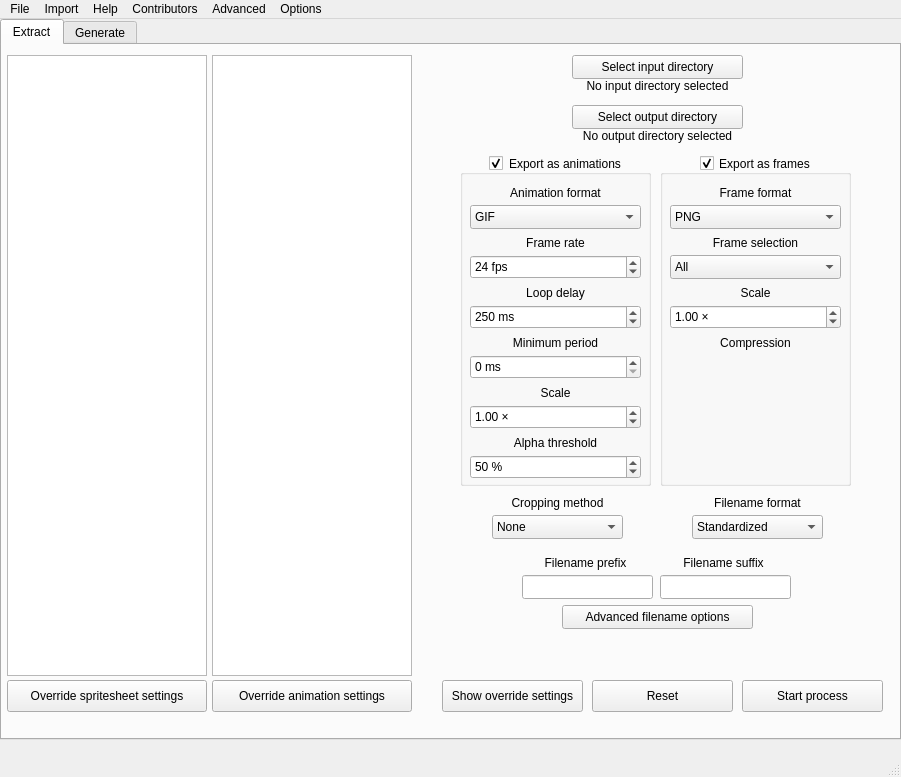
<?xml version="1.0" encoding="UTF-8"?>
<ui version="4.0">
 <class>MainWindow</class>
 <widget class="QMainWindow" name="MainWindow">
  <property name="geometry">
   <rect>
    <x>0</x>
    <y>0</y>
    <width>901</width>
    <height>777</height>
   </rect>
  </property>
  <property name="windowTitle">
   <string>MainWindow</string>
  </property>
  <widget class="QWidget" name="centralwidget">
   <widget class="QTabWidget" name="tools_tab">
    <property name="geometry">
     <rect>
      <x>0</x>
      <y>0</y>
      <width>901</width>
      <height>721</height>
     </rect>
    </property>
    <property name="statusTip">
     <string/>
    </property>
    <property name="tabPosition">
     <enum>QTabWidget::TabPosition::North</enum>
    </property>
    <property name="currentIndex">
     <number>0</number>
    </property>
    <property name="elideMode">
     <enum>Qt::TextElideMode::ElideLeft</enum>
    </property>
    <property name="documentMode">
     <bool>false</bool>
    </property>
    <widget class="QWidget" name="tool_extract">
     <property name="statusTip">
      <string>Extract frames from TextureAtlases. Extraction supports exporting as frames or animations.</string>
     </property>
     <attribute name="title">
      <string>Extract</string>
     </attribute>
     <widget class="QListView" name="listbox_png">
      <property name="geometry">
       <rect>
        <x>5</x>
        <y>10</y>
        <width>200</width>
        <height>621</height>
       </rect>
      </property>
      <property name="statusTip">
       <string>List of all spritesheets to extract</string>
      </property>
      <property name="isWrapping" stdset="0">
       <bool>false</bool>
      </property>
     </widget>
     <widget class="QListView" name="listbox_data">
      <property name="geometry">
       <rect>
        <x>210</x>
        <y>10</y>
        <width>200</width>
        <height>621</height>
       </rect>
      </property>
      <property name="statusTip">
       <string>List of all the animations of the currently selected spritesheet</string>
      </property>
     </widget>
     <widget class="QPushButton" name="input_button">
      <property name="geometry">
       <rect>
        <x>570</x>
        <y>10</y>
        <width>171</width>
        <height>24</height>
       </rect>
      </property>
      <property name="text">
       <string>Select input directory</string>
      </property>
     </widget>
     <widget class="QPushButton" name="output_button">
      <property name="geometry">
       <rect>
        <x>570</x>
        <y>60</y>
        <width>171</width>
        <height>24</height>
       </rect>
      </property>
      <property name="text">
       <string>Select output directory</string>
      </property>
     </widget>
     <widget class="QLabel" name="input_dir_label">
      <property name="geometry">
       <rect>
        <x>430</x>
        <y>30</y>
        <width>451</width>
        <height>21</height>
       </rect>
      </property>
      <property name="frameShape">
       <enum>QFrame::Shape::NoFrame</enum>
      </property>
      <property name="frameShadow">
       <enum>QFrame::Shadow::Plain</enum>
      </property>
      <property name="text">
       <string>No input directory selected</string>
      </property>
      <property name="textFormat">
       <enum>Qt::TextFormat::PlainText</enum>
      </property>
      <property name="alignment">
       <set>Qt::AlignmentFlag::AlignCenter</set>
      </property>
     </widget>
     <widget class="QLabel" name="output_dir_label">
      <property name="geometry">
       <rect>
        <x>430</x>
        <y>80</y>
        <width>451</width>
        <height>21</height>
       </rect>
      </property>
      <property name="frameShape">
       <enum>QFrame::Shape::NoFrame</enum>
      </property>
      <property name="frameShadow">
       <enum>QFrame::Shadow::Plain</enum>
      </property>
      <property name="text">
       <string>No output directory selected</string>
      </property>
      <property name="textFormat">
       <enum>Qt::TextFormat::PlainText</enum>
      </property>
      <property name="alignment">
       <set>Qt::AlignmentFlag::AlignCenter</set>
      </property>
     </widget>
     <widget class="QGroupBox" name="animation_export_group">
      <property name="geometry">
       <rect>
        <x>458</x>
        <y>110</y>
        <width>191</width>
        <height>331</height>
       </rect>
      </property>
      <property name="statusTip">
       <string>Animation export settings</string>
      </property>
      <property name="layoutDirection">
       <enum>Qt::LayoutDirection::LeftToRight</enum>
      </property>
      <property name="title">
       <string>Export as animations</string>
      </property>
      <property name="alignment">
       <set>Qt::AlignmentFlag::AlignCenter</set>
      </property>
      <property name="flat">
       <bool>false</bool>
      </property>
      <property name="checkable">
       <bool>true</bool>
      </property>
      <property name="checked">
       <bool>true</bool>
      </property>
      <widget class="QComboBox" name="animation_format_combobox">
       <property name="geometry">
        <rect>
         <x>10</x>
         <y>50</y>
         <width>171</width>
         <height>24</height>
        </rect>
       </property>
       <property name="statusTip">
        <string>Sets the format of animated images</string>
       </property>
       <property name="editable">
        <bool>false</bool>
       </property>
       <property name="currentIndex">
        <number>0</number>
       </property>
       <property name="maxVisibleItems">
        <number>5</number>
       </property>
       <property name="sizeAdjustPolicy">
        <enum>QComboBox::SizeAdjustPolicy::AdjustToContentsOnFirstShow</enum>
       </property>
       <property name="placeholderText">
        <string/>
       </property>
       <property name="frame">
        <bool>true</bool>
       </property>
       <property name="modelColumn">
        <number>0</number>
       </property>
       <item>
        <property name="text">
         <string>GIF</string>
        </property>
       </item>
       <item>
        <property name="text">
         <string>WebP</string>
        </property>
       </item>
       <item>
        <property name="text">
         <string>APNG</string>
        </property>
       </item>
       <item>
        <property name="text">
         <string>Custom FFMPEG</string>
        </property>
       </item>
      </widget>
      <widget class="QLabel" name="animation_format_label">
       <property name="geometry">
        <rect>
         <x>40</x>
         <y>30</y>
         <width>111</width>
         <height>16</height>
        </rect>
       </property>
       <property name="text">
        <string>Animation format</string>
       </property>
       <property name="alignment">
        <set>Qt::AlignmentFlag::AlignCenter</set>
       </property>
       <property name="indent">
        <number>0</number>
       </property>
      </widget>
      <widget class="QSpinBox" name="frame_rate_entry">
       <property name="geometry">
        <rect>
         <x>10</x>
         <y>100</y>
         <width>171</width>
         <height>24</height>
        </rect>
       </property>
       <property name="statusTip">
        <string>Sets the playback rate of animated images</string>
       </property>
       <property name="correctionMode">
        <enum>QAbstractSpinBox::CorrectionMode::CorrectToNearestValue</enum>
       </property>
       <property name="showGroupSeparator" stdset="0">
        <bool>false</bool>
       </property>
       <property name="suffix">
        <string> fps</string>
       </property>
       <property name="prefix">
        <string/>
       </property>
       <property name="minimum">
        <number>1</number>
       </property>
       <property name="maximum">
        <number>1000</number>
       </property>
       <property name="value">
        <number>24</number>
       </property>
      </widget>
      <widget class="QSpinBox" name="loop_delay_entry">
       <property name="geometry">
        <rect>
         <x>10</x>
         <y>150</y>
         <width>171</width>
         <height>24</height>
        </rect>
       </property>
       <property name="statusTip">
        <string>Time to wait before looping the animation</string>
       </property>
       <property name="suffix">
        <string> ms</string>
       </property>
       <property name="maximum">
        <number>10000</number>
       </property>
       <property name="value">
        <number>250</number>
       </property>
       <property name="displayIntegerBase">
        <number>10</number>
       </property>
      </widget>
      <widget class="QSpinBox" name="min_period_entry">
       <property name="geometry">
        <rect>
         <x>10</x>
         <y>200</y>
         <width>171</width>
         <height>24</height>
        </rect>
       </property>
       <property name="statusTip">
        <string>Forces animated images to be played for at least the set amount of time.</string>
       </property>
       <property name="suffix">
        <string> ms</string>
       </property>
       <property name="maximum">
        <number>10000</number>
       </property>
      </widget>
      <widget class="QLabel" name="frame_rate_label">
       <property name="geometry">
        <rect>
         <x>40</x>
         <y>80</y>
         <width>111</width>
         <height>16</height>
        </rect>
       </property>
       <property name="text">
        <string>Frame rate</string>
       </property>
       <property name="alignment">
        <set>Qt::AlignmentFlag::AlignCenter</set>
       </property>
      </widget>
      <widget class="QLabel" name="loop_delay_label">
       <property name="geometry">
        <rect>
         <x>40</x>
         <y>130</y>
         <width>111</width>
         <height>16</height>
        </rect>
       </property>
       <property name="text">
        <string>Loop delay</string>
       </property>
       <property name="alignment">
        <set>Qt::AlignmentFlag::AlignCenter</set>
       </property>
      </widget>
      <widget class="QLabel" name="min_period_label">
       <property name="geometry">
        <rect>
         <x>40</x>
         <y>180</y>
         <width>111</width>
         <height>16</height>
        </rect>
       </property>
       <property name="text">
        <string>Minimum period</string>
       </property>
       <property name="alignment">
        <set>Qt::AlignmentFlag::AlignCenter</set>
       </property>
      </widget>
      <widget class="QLabel" name="scale_label">
       <property name="geometry">
        <rect>
         <x>40</x>
         <y>230</y>
         <width>111</width>
         <height>16</height>
        </rect>
       </property>
       <property name="text">
        <string>Scale</string>
       </property>
       <property name="alignment">
        <set>Qt::AlignmentFlag::AlignCenter</set>
       </property>
      </widget>
      <widget class="QLabel" name="threshold_label">
       <property name="geometry">
        <rect>
         <x>40</x>
         <y>280</y>
         <width>111</width>
         <height>16</height>
        </rect>
       </property>
       <property name="text">
        <string>Alpha threshold</string>
       </property>
       <property name="alignment">
        <set>Qt::AlignmentFlag::AlignCenter</set>
       </property>
      </widget>
      <widget class="QSpinBox" name="threshold_entry">
       <property name="geometry">
        <rect>
         <x>10</x>
         <y>300</y>
         <width>171</width>
         <height>24</height>
        </rect>
       </property>
       <property name="statusTip">
        <string>[GIFs only!] Sets the alpha threshold of GIFs</string>
       </property>
       <property name="suffix">
        <string> %</string>
       </property>
       <property name="maximum">
        <number>100</number>
       </property>
       <property name="value">
        <number>50</number>
       </property>
      </widget>
      <widget class="QDoubleSpinBox" name="scale_entry">
       <property name="geometry">
        <rect>
         <x>10</x>
         <y>250</y>
         <width>171</width>
         <height>24</height>
        </rect>
       </property>
       <property name="statusTip">
        <string>Sets the scale of animated images</string>
       </property>
       <property name="accelerated">
        <bool>false</bool>
       </property>
       <property name="showGroupSeparator" stdset="0">
        <bool>false</bool>
       </property>
       <property name="suffix">
        <string> ×</string>
       </property>
       <property name="decimals">
        <number>2</number>
       </property>
       <property name="minimum">
        <double>0.010000000000000</double>
       </property>
       <property name="maximum">
        <double>100.000000000000000</double>
       </property>
       <property name="singleStep">
        <double>0.010000000000000</double>
       </property>
       <property name="value">
        <double>1.000000000000000</double>
       </property>
      </widget>
     </widget>
     <widget class="QGroupBox" name="frame_export_group">
      <property name="geometry">
       <rect>
        <x>658</x>
        <y>110</y>
        <width>191</width>
        <height>331</height>
       </rect>
      </property>
      <property name="statusTip">
       <string>Frame export settings</string>
      </property>
      <property name="layoutDirection">
       <enum>Qt::LayoutDirection::LeftToRight</enum>
      </property>
      <property name="title">
       <string>Export as frames</string>
      </property>
      <property name="alignment">
       <set>Qt::AlignmentFlag::AlignCenter</set>
      </property>
      <property name="flat">
       <bool>false</bool>
      </property>
      <property name="checkable">
       <bool>true</bool>
      </property>
      <property name="checked">
       <bool>true</bool>
      </property>
      <widget class="QComboBox" name="frame_format_combobox">
       <property name="geometry">
        <rect>
         <x>10</x>
         <y>50</y>
         <width>171</width>
         <height>24</height>
        </rect>
       </property>
       <property name="statusTip">
        <string>Sets the format of frame images</string>
       </property>
       <property name="editable">
        <bool>false</bool>
       </property>
       <property name="currentIndex">
        <number>3</number>
       </property>
       <property name="maxVisibleItems">
        <number>10</number>
       </property>
       <property name="sizeAdjustPolicy">
        <enum>QComboBox::SizeAdjustPolicy::AdjustToContentsOnFirstShow</enum>
       </property>
       <property name="placeholderText">
        <string/>
       </property>
       <property name="frame">
        <bool>true</bool>
       </property>
       <property name="modelColumn">
        <number>0</number>
       </property>
       <item>
        <property name="text">
         <string>AVIF</string>
        </property>
       </item>
       <item>
        <property name="text">
         <string>BMP</string>
        </property>
       </item>
       <item>
        <property name="text">
         <string>DDS</string>
        </property>
       </item>
       <item>
        <property name="text">
         <string>PNG</string>
        </property>
       </item>
       <item>
        <property name="text">
         <string>TGA</string>
        </property>
       </item>
       <item>
        <property name="text">
         <string>TIFF</string>
        </property>
       </item>
       <item>
        <property name="text">
         <string>WebP</string>
        </property>
       </item>
      </widget>
      <widget class="QLabel" name="frame_format_label">
       <property name="geometry">
        <rect>
         <x>40</x>
         <y>30</y>
         <width>111</width>
         <height>16</height>
        </rect>
       </property>
       <property name="text">
        <string>Frame format</string>
       </property>
       <property name="alignment">
        <set>Qt::AlignmentFlag::AlignCenter</set>
       </property>
       <property name="indent">
        <number>0</number>
       </property>
      </widget>
      <widget class="QLabel" name="frame_scale_label">
       <property name="geometry">
        <rect>
         <x>40</x>
         <y>130</y>
         <width>111</width>
         <height>16</height>
        </rect>
       </property>
       <property name="text">
        <string>Scale</string>
       </property>
       <property name="alignment">
        <set>Qt::AlignmentFlag::AlignCenter</set>
       </property>
      </widget>
      <widget class="QDoubleSpinBox" name="frame_scale_entry">
       <property name="geometry">
        <rect>
         <x>10</x>
         <y>150</y>
         <width>171</width>
         <height>24</height>
        </rect>
       </property>
       <property name="statusTip">
        <string>Sets the scale of frames images</string>
       </property>
       <property name="accelerated">
        <bool>false</bool>
       </property>
       <property name="showGroupSeparator" stdset="0">
        <bool>false</bool>
       </property>
       <property name="suffix">
        <string> ×</string>
       </property>
       <property name="decimals">
        <number>2</number>
       </property>
       <property name="minimum">
        <double>0.010000000000000</double>
       </property>
       <property name="maximum">
        <double>100.000000000000000</double>
       </property>
       <property name="singleStep">
        <double>0.010000000000000</double>
       </property>
       <property name="value">
        <double>1.000000000000000</double>
       </property>
      </widget>
      <widget class="QLabel" name="frame_compression_label">
       <property name="geometry">
        <rect>
         <x>40</x>
         <y>180</y>
         <width>111</width>
         <height>16</height>
        </rect>
       </property>
       <property name="text">
        <string>Compression</string>
       </property>
       <property name="alignment">
        <set>Qt::AlignmentFlag::AlignCenter</set>
       </property>
       <property name="indent">
        <number>0</number>
       </property>
      </widget>
      <widget class="QComboBox" name="frame_selection_combobox">
       <property name="geometry">
        <rect>
         <x>10</x>
         <y>100</y>
         <width>171</width>
         <height>24</height>
        </rect>
       </property>
       <property name="statusTip">
        <string>Which frames to export. &quot;All&quot; exports all frames, &quot;No duplicates&quot; only exports unique frames, &quot;First, Last&quot; exports the first and last frame of the animation.</string>
       </property>
       <item>
        <property name="text">
         <string>All</string>
        </property>
       </item>
       <item>
        <property name="text">
         <string>No duplicates</string>
        </property>
       </item>
       <item>
        <property name="text">
         <string>First</string>
        </property>
       </item>
       <item>
        <property name="text">
         <string>Last</string>
        </property>
       </item>
       <item>
        <property name="text">
         <string>First, Last</string>
        </property>
       </item>
       <item>
        <property name="text">
         <string>Custom</string>
        </property>
       </item>
      </widget>
      <widget class="QLabel" name="frame_selection_label">
       <property name="geometry">
        <rect>
         <x>40</x>
         <y>80</y>
         <width>111</width>
         <height>16</height>
        </rect>
       </property>
       <property name="text">
        <string>Frame selection</string>
       </property>
       <property name="alignment">
        <set>Qt::AlignmentFlag::AlignCenter</set>
       </property>
      </widget>
     </widget>
     <widget class="QLabel" name="cropping_method_label">
      <property name="geometry">
       <rect>
        <x>500</x>
        <y>450</y>
        <width>111</width>
        <height>16</height>
       </rect>
      </property>
      <property name="text">
       <string>Cropping method</string>
      </property>
      <property name="alignment">
       <set>Qt::AlignmentFlag::AlignCenter</set>
      </property>
      <property name="indent">
       <number>0</number>
      </property>
     </widget>
     <widget class="QComboBox" name="cropping_method_combobox">
      <property name="geometry">
       <rect>
        <x>490</x>
        <y>470</y>
        <width>131</width>
        <height>24</height>
       </rect>
      </property>
      <property name="statusTip">
       <string>How cropping should be done. Note: &quot;Frame based&quot; only works on frames, animations will automatically use &quot;Animation based&quot; if &quot;Frame based&quot; was chosen.</string>
      </property>
      <item>
       <property name="text">
        <string>None</string>
       </property>
      </item>
      <item>
       <property name="text">
        <string>Animation based</string>
       </property>
      </item>
      <item>
       <property name="text">
        <string>Frame based</string>
       </property>
      </item>
     </widget>
     <widget class="QLabel" name="filename_prefix_label">
      <property name="geometry">
       <rect>
        <x>528</x>
        <y>510</y>
        <width>111</width>
        <height>16</height>
       </rect>
      </property>
      <property name="text">
       <string>Filename prefix</string>
      </property>
      <property name="alignment">
       <set>Qt::AlignmentFlag::AlignCenter</set>
      </property>
      <property name="indent">
       <number>0</number>
      </property>
     </widget>
     <widget class="QLineEdit" name="filename_prefix_entry">
      <property name="geometry">
       <rect>
        <x>520</x>
        <y>530</y>
        <width>131</width>
        <height>24</height>
       </rect>
      </property>
      <property name="statusTip">
       <string>Adds a prefix to the filename</string>
      </property>
      <property name="text">
       <string/>
      </property>
     </widget>
     <widget class="QLabel" name="filename_suffix_label">
      <property name="geometry">
       <rect>
        <x>666</x>
        <y>510</y>
        <width>111</width>
        <height>16</height>
       </rect>
      </property>
      <property name="text">
       <string>Filename suffix</string>
      </property>
      <property name="alignment">
       <set>Qt::AlignmentFlag::AlignCenter</set>
      </property>
      <property name="indent">
       <number>0</number>
      </property>
     </widget>
     <widget class="QLineEdit" name="filename_suffix_entry">
      <property name="geometry">
       <rect>
        <x>658</x>
        <y>530</y>
        <width>131</width>
        <height>24</height>
       </rect>
      </property>
      <property name="statusTip">
       <string>Adds a suffix to the filename</string>
      </property>
      <property name="text">
       <string/>
      </property>
     </widget>
     <widget class="QComboBox" name="filename_format_combobox">
      <property name="geometry">
       <rect>
        <x>690</x>
        <y>470</y>
        <width>131</width>
        <height>24</height>
       </rect>
      </property>
      <property name="statusTip">
       <string>How filenames should be formatted. Standardized exports names as &quot;Spritesheet name - animation name&quot;.</string>
      </property>
      <item>
       <property name="text">
        <string>Standardized</string>
       </property>
      </item>
      <item>
       <property name="text">
        <string>No spaces</string>
       </property>
      </item>
      <item>
       <property name="text">
        <string>No special characters</string>
       </property>
      </item>
     </widget>
     <widget class="QLabel" name="filename_format_label">
      <property name="geometry">
       <rect>
        <x>700</x>
        <y>450</y>
        <width>111</width>
        <height>16</height>
       </rect>
      </property>
      <property name="text">
       <string>Filename format</string>
      </property>
      <property name="alignment">
       <set>Qt::AlignmentFlag::AlignCenter</set>
      </property>
      <property name="indent">
       <number>0</number>
      </property>
     </widget>
     <widget class="QPushButton" name="advanced_filename_button">
      <property name="geometry">
       <rect>
        <x>560</x>
        <y>560</y>
        <width>191</width>
        <height>24</height>
       </rect>
      </property>
      <property name="statusTip">
       <string>Advanced filename options allows using pattern matching to remove certain words or phrases from filenames. Supports &quot;Regular Expression&quot;.</string>
      </property>
      <property name="text">
       <string>Advanced filename options</string>
      </property>
     </widget>
     <widget class="QPushButton" name="start_process_button">
      <property name="geometry">
       <rect>
        <x>740</x>
        <y>635</y>
        <width>141</width>
        <height>32</height>
       </rect>
      </property>
      <property name="statusTip">
       <string>Starts extraction process</string>
      </property>
      <property name="text">
       <string>Start process</string>
      </property>
     </widget>
     <widget class="QPushButton" name="show_override_settings_button">
      <property name="geometry">
       <rect>
        <x>440</x>
        <y>635</y>
        <width>141</width>
        <height>32</height>
       </rect>
      </property>
      <property name="statusTip">
       <string>Opens a window showing all the current override settings.</string>
      </property>
      <property name="text">
       <string>Show override settings</string>
      </property>
     </widget>
     <widget class="QPushButton" name="override_spritesheet_settings_button">
      <property name="geometry">
       <rect>
        <x>5</x>
        <y>635</y>
        <width>200</width>
        <height>32</height>
       </rect>
      </property>
      <property name="statusTip">
       <string>Overrides the global settings for the selected spritesheet</string>
      </property>
      <property name="text">
       <string>Override spritesheet settings</string>
      </property>
     </widget>
     <widget class="QPushButton" name="reset_button">
      <property name="geometry">
       <rect>
        <x>590</x>
        <y>635</y>
        <width>141</width>
        <height>32</height>
       </rect>
      </property>
      <property name="statusTip">
       <string>Resets the filelist and override settings</string>
      </property>
      <property name="text">
       <string>Reset</string>
      </property>
     </widget>
     <widget class="QPushButton" name="override_animation_settings_button">
      <property name="geometry">
       <rect>
        <x>210</x>
        <y>635</y>
        <width>200</width>
        <height>32</height>
       </rect>
      </property>
      <property name="statusTip">
       <string>Overrides the global settings for the selected animation</string>
      </property>
      <property name="text">
       <string>Override animation settings</string>
      </property>
     </widget>
    </widget>
    <widget class="QWidget" name="tool_generate">
     <attribute name="title">
      <string>Generate</string>
     </attribute>
     <widget class="QLabel" name="label">
      <property name="geometry">
       <rect>
        <x>80</x>
        <y>170</y>
        <width>741</width>
        <height>251</height>
       </rect>
      </property>
      <property name="font">
       <font>
        <pointsize>48</pointsize>
       </font>
      </property>
      <property name="text">
       <string>Under development. Check back in the future!</string>
      </property>
      <property name="scaledContents">
       <bool>false</bool>
      </property>
      <property name="wordWrap">
       <bool>true</bool>
      </property>
     </widget>
    </widget>
   </widget>
  </widget>
  <widget class="QMenuBar" name="menubar">
   <property name="geometry">
    <rect>
     <x>0</x>
     <y>0</y>
     <width>901</width>
     <height>33</height>
    </rect>
   </property>
   <widget class="QMenu" name="file_menu">
    <property name="title">
     <string>File</string>
    </property>
    <addaction name="actionSelect_directory"/>
    <addaction name="actionSelect_files"/>
    <addaction name="actionClear_export_list"/>
   </widget>
   <widget class="QMenu" name="import_menu">
    <property name="title">
     <string>Import</string>
    </property>
    <addaction name="actionFNF_Import_settings_from_character_data_file"/>
   </widget>
   <widget class="QMenu" name="help_menu">
    <property name="title">
     <string>Help</string>
    </property>
   </widget>
   <widget class="QMenu" name="contributors_menu">
    <property name="title">
     <string>Contributors</string>
    </property>
   </widget>
   <widget class="QMenu" name="advanced_menu">
    <property name="title">
     <string>Advanced</string>
    </property>
   </widget>
   <widget class="QMenu" name="options_menu">
    <property name="title">
     <string>Options</string>
    </property>
    <addaction name="actionPreferences"/>
   </widget>
   <addaction name="file_menu"/>
   <addaction name="import_menu"/>
   <addaction name="help_menu"/>
   <addaction name="contributors_menu"/>
   <addaction name="advanced_menu"/>
   <addaction name="options_menu"/>
  </widget>
  <widget class="QStatusBar" name="statusbar"/>
  <action name="actionSelect_directory">
   <property name="text">
    <string>Select directory</string>
   </property>
  </action>
  <action name="actionSelect_files">
   <property name="text">
    <string>Select files</string>
   </property>
  </action>
  <action name="actionClear_export_list">
   <property name="text">
    <string>Clear export list</string>
   </property>
  </action>
  <action name="actionFNF_Import_settings_from_character_data_file">
   <property name="text">
    <string>FNF: Import settings from character data file</string>
   </property>
  </action>
  <action name="actionPreferences">
   <property name="text">
    <string>Preferences</string>
   </property>
  </action>
 </widget>
 <resources/>
 <connections/>
</ui>
